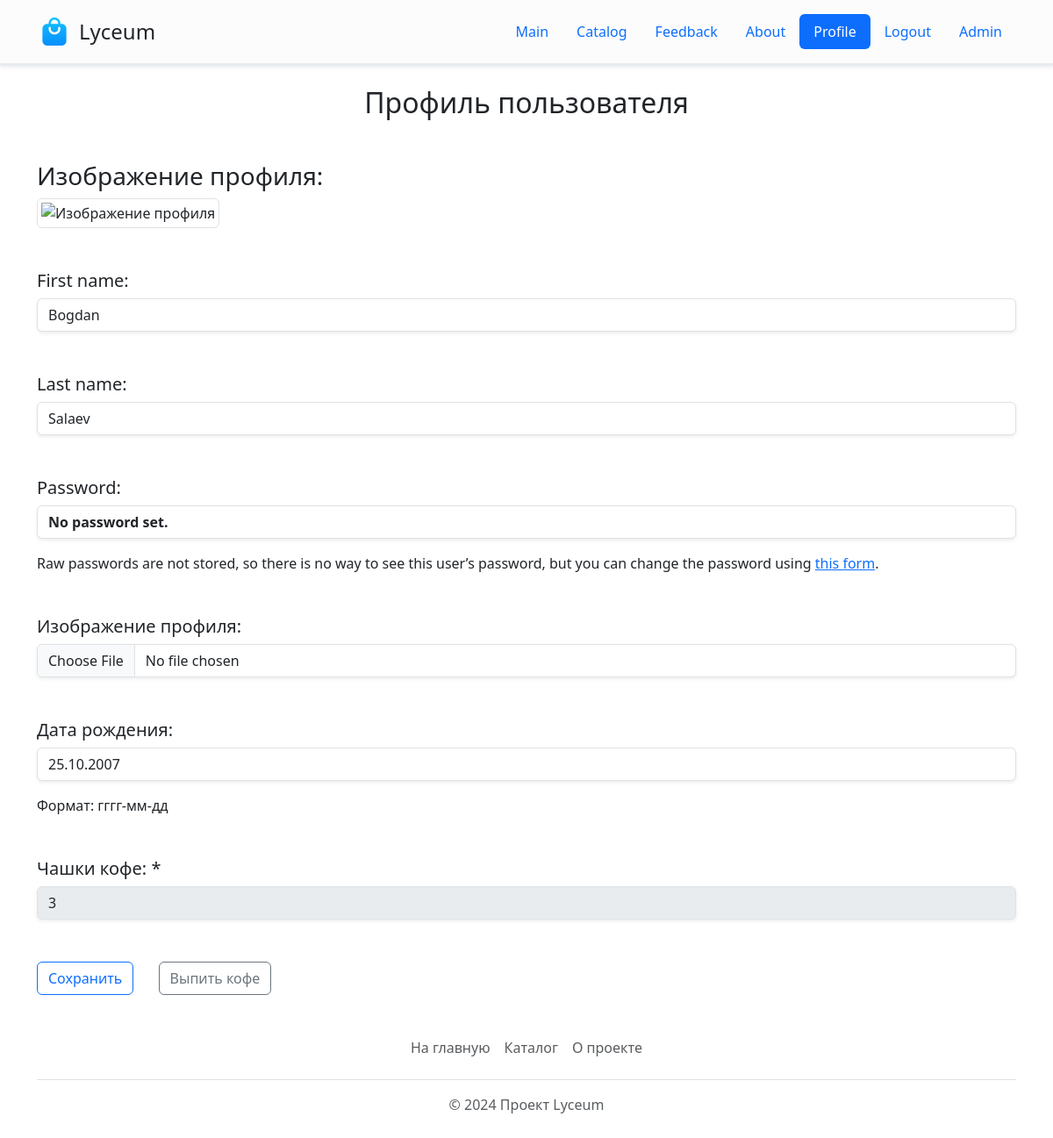
/auth/profile/ (signed in), run on an earlier commit of the app's database.
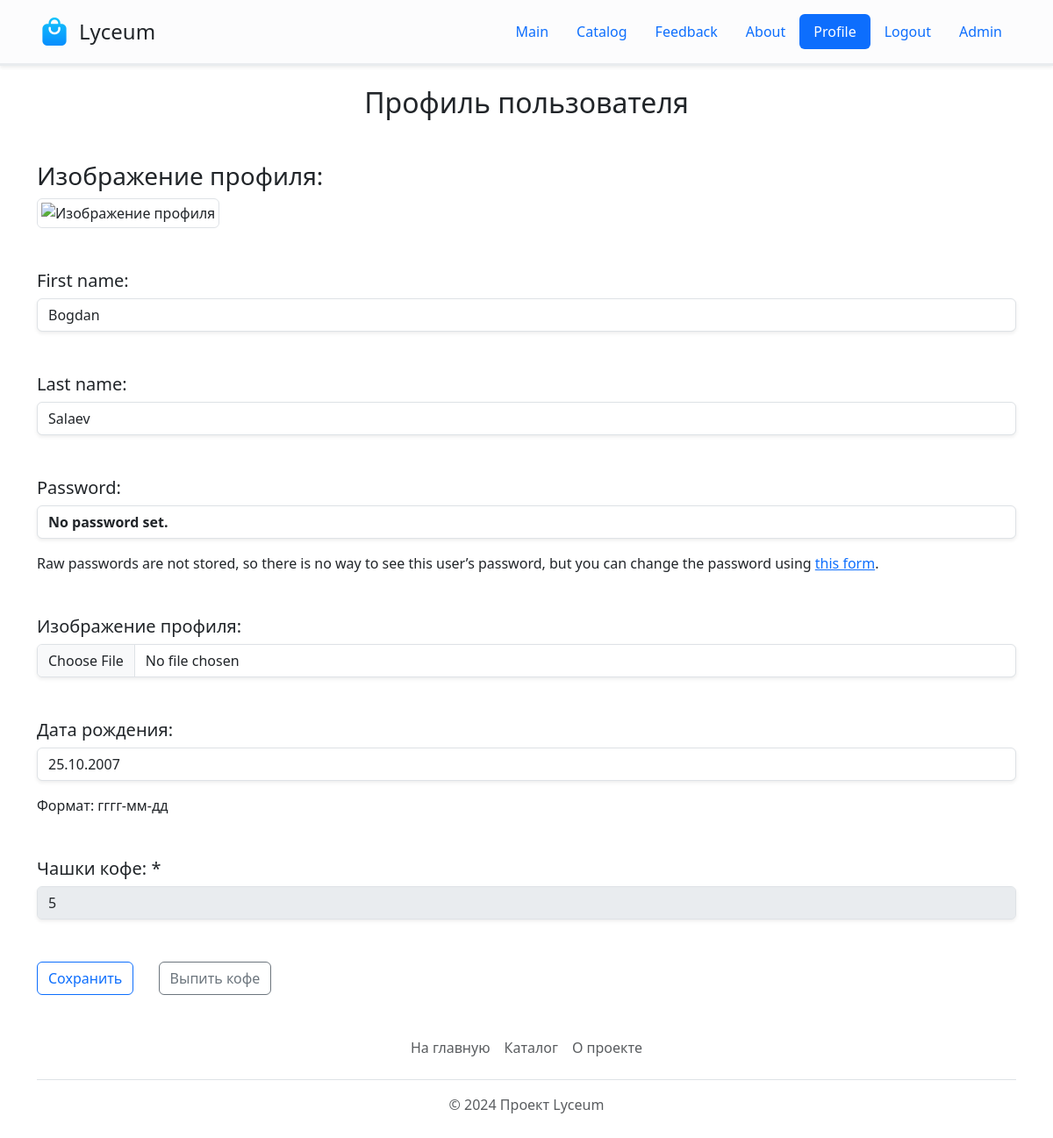
And on a later commit of the database.
### users/models.py (models this page shows, shortened)
class Profile(django.db.models.Model):
    def image_path(self, filename):
        return f"users/{self.user.id}/{filename}"
    user = django.db.models.OneToOneField(
        django.contrib.auth.models.User,
        on_delete=django.db.models.CASCADE,
        related_name="profile",
    )
    birthday = django.db.models.DateField(
        verbose_name="дата рождения",
        blank=True,
        null=True,
    )
    coffee_count = django.db.models.PositiveIntegerField(
        verbose_name="чашки кофе",
        default=0,
    )
    image = django.db.models.ImageField(
        verbose_name="изображение профиля",
        upload_to=image_path,
        null=True,
        blank=True,
        storage=MediaStorage(),
    )
    attempts_count = django.db.models.PositiveIntegerField(
        verbose_name="попыток входа",
        default=0,
    )
    block_date = django.db.models.DateTimeField(
        verbose_name="дата блокировки",
        blank=True,
        null=True,
    )
    def get_image_300x300(self):
        if self.image:
            return sorl.thumbnail.get_thumbnail(
                self.image,
                "300x300",
                crop="center",
                quality=51,
            )
        return None
    class Meta:
        verbose_name = "Профиль пользователя"
        verbose_name_plural = "Профили пользователей"

### users/views.py (the view, shortened to what this page needs)
@django.contrib.auth.decorators.login_required
def profile(request):
    user_form = users.forms.UserChangeForm(
        request.POST or None,
        instance=request.user,
    )
    profile_form = users.forms.UpdateProfileForm(
        request.POST or None,
        request.FILES or None,
        instance=request.user.profile,
    )
    context = {
        "user_form": user_form,
        "profile_form": profile_form,
    }
    return django.shortcuts.render(request, "users/profile.html", context)

### users/forms.py
class UserChangeForm(
    BootstrapFormMixin,
    django.contrib.auth.forms.UserChangeForm,
):
    class Meta(django.contrib.auth.forms.UserChangeForm.Meta):
        model = users.models.User
        fields = (
            users.models.User.first_name.field.name,
            users.models.User.last_name.field.name,
        )

class UpdateProfileForm(
    BootstrapFormMixin,
    django.forms.ModelForm,
):
    def __init__(self, *args, **kwargs):
        super().__init__(*args, **kwargs)
        coffee_count = self.fields[
            users.models.Profile.coffee_count.field.name
        ]
        coffee_count.disabled = True
    class Meta:
        model = users.models.Profile
        fields = (
            users.models.Profile.image.field.name,
            users.models.Profile.birthday.field.name,
            users.models.Profile.coffee_count.field.name,
        )
        help_texts = {
            users.models.Profile.birthday.field.name: "Формат: гггг-мм-дд",
        }

### templates/users/profile.html (shortened to what this page needs)
{% extends 'base.html' %}
{% block content %}
	<div class="container">
    <h2 class="h2 text-center mb-5">Профиль пользователя</h2>
    <form method="post" enctype="multipart/form-data">
      <div class="mb-5">
        <h3 class="h3">Изображение профиля:</h3>
        {% if request.user.profile.image %}
        	<img class="img-thumbnail" src="{{ request.user.profile.get_image_300x300.url }}" alt="Изображение профиля">
        {% else %}
          <small class="text-small">Без фотографии</small>
        {% endif %}
      </div>
      {% with form=user_form %}
      	{% include 'includes/form.html' %}
      {% endwith %}
      {% with form=profile_form %}
      	{% include 'includes/form.html' %}
      {% endwith %}
      <button type="submit" class="btn btn-outline-primary">Сохранить</button>
      <a class="btn btn-outline-secondary mx-4" href="{% url 'homepage:coffee' %}">Выпить кофе</a>
    </form>
  </div>
{% endblock %}

### templates/includes/form.html (shortened to what this page needs)
{% load widget_tweaks %}
{% for field in form %}
  <div class="mb-5">
    <h5 class="h5">
      {{ field.label_tag }}
      {% if field.field.required %}
        <span>*</span>
      {% endif %}
    </h5>
    {{ field | add_class:"form-control mb-3 shadow-sm" }}
    {% if field.help_text %}
      <p class="help" id="{{ filed.id_for_label }}-help">{{ field.help_text | safe }}</p>
    {% endif %}
  </div>
{% endfor %}

What changed in the data, as far as the page shows it:
changed Profile: coffee_count "3" → "5"
